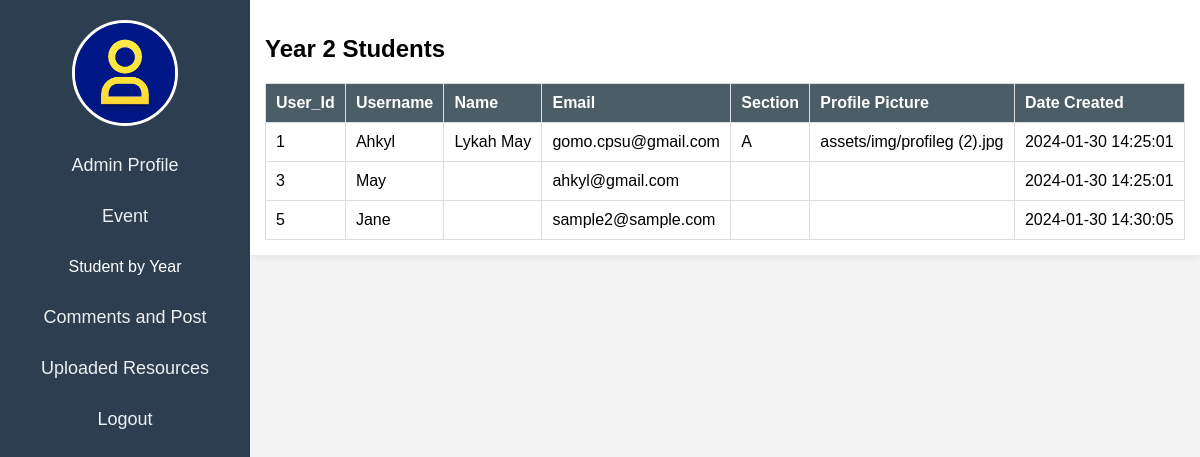
/admin_student2.php, run on the app's committed database.
### tables this page shows
CREATE TABLE `users` (
  `user_id` int(11) NOT NULL,
  `email` varchar(255) DEFAULT NULL,
  `password` varchar(255) DEFAULT NULL,
  `username` varchar(255) NOT NULL,
  `name` varchar(255) NOT NULL,
  `profile_picture` longblob NOT NULL,
  `section` varchar(255) NOT NULL,
  `year` varchar(255) NOT NULL,
  `is_admin` int(11) NOT NULL,
  `created_at` timestamp NOT NULL DEFAULT current_timestamp()
);

### admin_student2.php (the view, shortened to what this page needs)
<?php
include 'connect.php';
$year1UsersStmt = $pdo->prepare("SELECT * FROM users WHERE year = '2nd'");
$year1UsersStmt->execute();
$year1Users = $year1UsersStmt->fetchAll(PDO::FETCH_ASSOC);
?>
<!DOCTYPE html>
<html lang="en">
<head>
</head>
<body>
<div id="sidebar">
    <img id="profile-pic" src="img/default_profile_image.jpg" alt="Admin Profile Picture">
    <a href="admin_profile.php">Admin Profile</a>
    <a href="admin_event.php">Event</a>
    <div class="parent" onclick="toggleSubMenu('sub-menu-students')">
    <p>Student by Year</p>
    </div>
    <a href="admin_comment.php">Comments and Post</a>
    <a href="admin_resources.php">Uploaded Resources</a>
    <a href="admin_resources.php?action=logout">Logout</a>
</div>
    <div id="content">
        <h2>Year 2 Students</h2>
        <table class="year-table">
            <thead>
                <tr>
                    <th>User_Id</th>
                    <th>Username</th>
                    <th>Name</th>
                    <th>Email</th>
                    <th>Section</th>
                    <th>Profile Picture</th>
                    <th>Date Created</th>
                </tr>
            </thead>
            <tbody>
                <?php foreach ($year1Users as $user): ?>
                    <tr>
                        <td><?= $user['user_id']; ?></td>
                        <td><?= $user['username']; ?></td>
                        <td><?= $user['name']; ?></td>
                        <td><?= $user['email']; ?></td>
                        <td><?= $user['section']; ?></td>
                        <td><?= $user['profile_picture']; ?></td>
                        <td><?= $user['created_at']; ?></td>
                    </tr>
                <?php endforeach; ?>
            </tbody>
        </table>
    </div>
</body>
</html>

### admin_student2.php (style rules this page uses)
body { font-family: Arial, sans-serif; margin: 0; padding: 0; background-color: #f4f4f4; }
#sidebar { width: 250px; height: 100%; background: #2c3e50; position: fixed; left: 0; overflow-x: hidden; padding-top: 20px; text-align: center; }
#profile-pic { border: 3px solid #fff; border-radius: 50%; margin-bottom: 10px; width: 100px; height: 100px; object-fit: cover; }
#sidebar a { padding: 15px 10px; text-decoration: none; font-size: 18px; color: #ecf0f1; display: block; transition: 0.3s; }
#content { margin-left: 250px; padding: 15px; background-color: #fff; box-shadow: 0 0 10px rgba(0, 0, 0, 0.1); }
.parent { color: white; }
.year-table { width: 100%; border-collapse: collapse; margin-top: 20px; }
.year-table th, .year-table td { border: 1px solid #ddd; padding: 10px; text-align: left; }
.year-table th { background-color: #4b5d67; color: #ffffff; }

### data on the page
users: user_id "1", username "Ahkyl", name "Lykah May", email "gomo.cpsu@gmail.com", section "A", profile_picture "assets/img/profileg (2).jpg", created_at "2024-01-30 14:25:01"
users: user_id "3", username "May", email "ahkyl@gmail.com", created_at "2024-01-30 14:25:01"
users: user_id "5", username "Jane", email "sample2@sample.com", created_at "2024-01-30 14:30:05"
